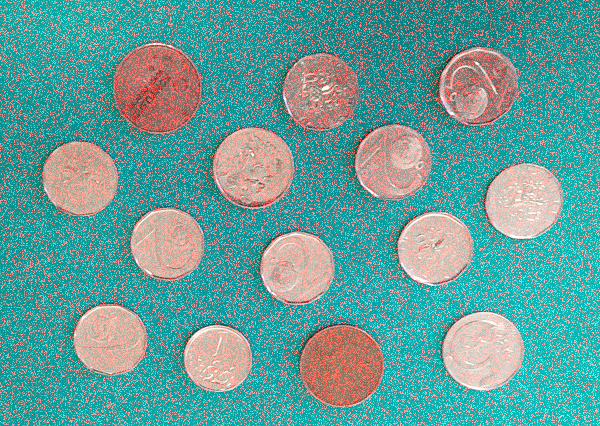
#> input picture cv05/data/pvi_cv05_mince_noise.png, 600 x 426 px
$ python cv05.py
#> lines starting #> are read from the running program, lines starting #| are printed output that depends on the picture; after the words box and inside, x2 and y2 are one past the last pixel; in counts of white or black regions, pixels touching at a corner belong together
import cv2
import numpy as np
import matplotlib.pyplot as plt
from pathlib import Path
from scipy.ndimage import label, center_of_mass


def load_image(path: str):
    img = cv2.imread(path)
    if img is None:
        raise FileNotFoundError(f"Soubor '{path}' nebyl nalezen.")
    img_rgb = cv2.cvtColor(img, cv2.COLOR_BGR2RGB)
    gray = cv2.cvtColor(img, cv2.COLOR_BGR2GRAY)
    hsv = cv2.cvtColor(img, cv2.COLOR_BGR2HSV)
    hue = hsv[:, :, 0]
    return img_rgb, gray, hue


def segment_images(gray, hue, th_gray=150, th_hue=75):
    BWgray = np.where(gray >= th_gray, 1, 0).astype(np.uint8)
    BWhue = np.where(hue < th_hue, 1, 0).astype(np.uint8)
    return BWgray, BWhue


def clean_binary(binary, kernel_size=3):
    kernel = np.ones((kernel_size, kernel_size), np.uint8)
    opened = cv2.morphologyEx(binary, cv2.MORPH_OPEN, kernel)
    return opened


def label_regions(binary):
    labeled, num = label(binary)
    return labeled, num


def compute_region_data(binary, labeled, num_labels):
    centers = center_of_mass(binary, labeled, range(1, num_labels + 1))
    sizes = [(labeled == i).sum() for i in range(1, num_labels + 1)]
    return centers, sizes


def classify_by_size(sizes, centers):
    thresholds = {
        5400: 10,
        4900: 5,
        4000: 2,
        0: 1,
    }

    results = []
    for s, (y, x) in zip(sizes, centers):
        val = next(value for threshold, value in thresholds.items() if s > threshold)
        results.append(((int(x), int(y)), s, val))

    return results


def show_segmentation(gray, hue, BWgray, BWhue):
    plt.figure("Segmentation", figsize=(12, 8))

    plt.subplot(2, 3, 1)
    plt.title("Gray Image")
    plt.imshow(gray, cmap="gray")
    plt.colorbar()

    plt.subplot(2, 3, 2)
    plt.title("Gray Histogram")
    plt.plot(cv2.calcHist([gray], [0], None, [256], [0, 256]))

    plt.subplot(2, 3, 3)
    plt.title("Binary Image from Gray")
    plt.imshow(BWgray, cmap="jet")
    plt.colorbar()

    plt.subplot(2, 3, 4)
    plt.title("Hue Image")
    plt.imshow(hue, cmap="jet")
    plt.colorbar()

    plt.subplot(2, 3, 5)
    plt.title("Hue Histogram")
    plt.plot(cv2.calcHist([hue], [0], None, [180], [0, 180]))

    plt.subplot(2, 3, 6)
    plt.title("Binary Image from Hue")
    plt.imshow(BWhue, cmap="jet")
    plt.colorbar()

    plt.tight_layout()


def show_binary_processing(BWhue, opened, labeled):
    plt.figure("Binary Processing Steps", figsize=(10, 8))

    plt.subplot(2, 2, 1)
    plt.title("Binary Image from Hue")
    plt.imshow(BWhue, cmap="jet")
    plt.colorbar()

    plt.subplot(2, 2, 2)
    plt.title("Binary Image from Hue - Opening")
    plt.imshow(opened, cmap="jet")
    plt.colorbar()

    plt.subplot(2, 2, 3)
    plt.title("Binary Image from Hue - Label")
    plt.imshow(labeled, cmap="jet")
    plt.colorbar()

    plt.subplot(2, 2, 4)
    plt.title("Binary Image from Hue - Centroids")
    plt.imshow(labeled, cmap="jet")
    plt.colorbar()


    centroids = center_of_mass(opened, labeled, range(1, labeled.max() + 1))
    if centroids:
        x_coords = [c[1] for c in centroids]
        y_coords = [c[0] for c in centroids]
        plt.scatter(x_coords, y_coords, color="white", s=40, marker="x", label="Centroids")
        plt.legend()

    plt.tight_layout()
    plt.show()


def show_final(img_rgb, results, labeled):
    plt.figure("Final Output", figsize=(12, 6))
    plt.subplot(1, 2, 1)
    plt.title("Počet pixelů v objektech")
    plt.imshow(img_rgb)
    for (x, y), size, _ in results:
        plt.text(x, y, str(size), color="blue", fontsize=12)

    plt.subplot(1, 2, 2)
    plt.title("Klasifikace mincí podle velikosti")
    plt.imshow(img_rgb)
    for (x, y), _, val in results:
        plt.text(x, y, f"{val} Kč", color="blue", fontsize=12)


    plt.tight_layout()
    plt.show()


def main():
    path = Path("data/pvi_cv05_mince_noise.png")
    img_rgb, gray, hue = load_image(path.as_posix())
#> in load_image, img is the input picture: shape (426, 600, 3); mean B, G, R 154, 157.3, 101.5
#> in load_image, `gray = cv2.cvtColor(img, cv2.COLOR_BGR2GRAY)`:
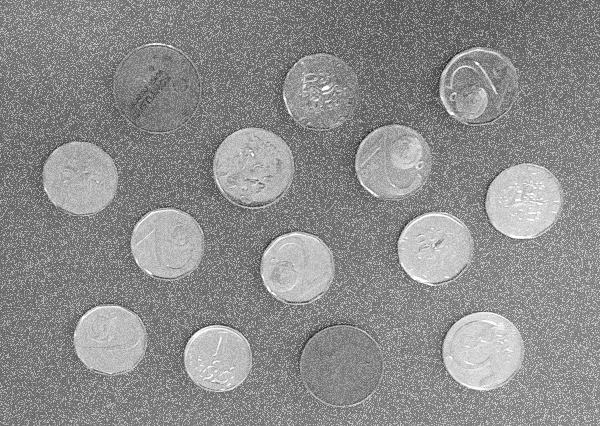
#> gray: shape (426, 600); min 26, max 255, mean 140.3
#> in load_image, `hsv = cv2.cvtColor(img, cv2.COLOR_BGR2HSV)`: hsv: shape (426, 600, 3); mean H, S, V 65.5, 152.1, 178.7
#> in load_image, `hue = hsv[:, :, 0]`:
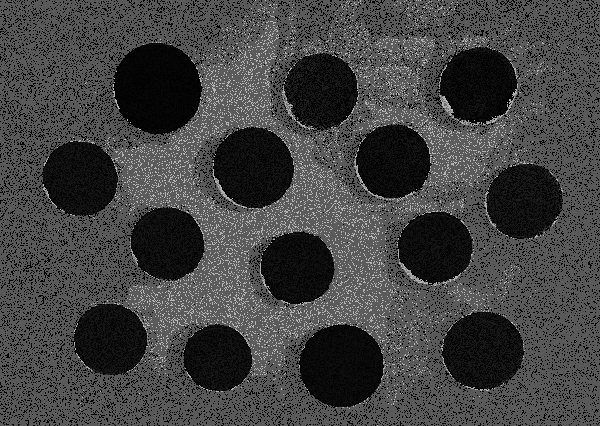
#> hue: shape (426, 600); min 0, max 179, mean 65.5

    BWgray, BWhue = segment_images(gray, hue)
#> in segment_images, `BWgray = np.where(gray >= th_gray, 1, 0).astype(np.uint8)`:
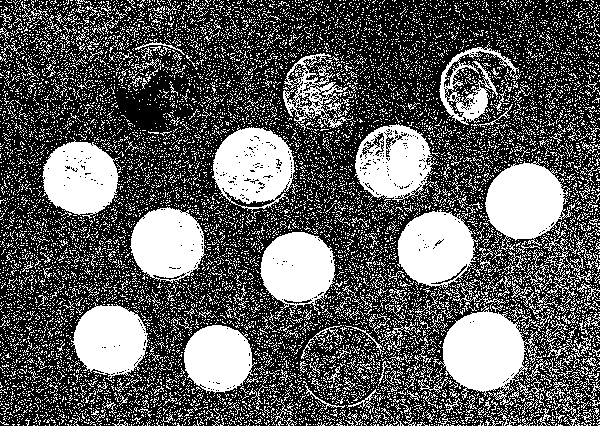
#> BWgray: shape (426, 600); values 0 (black) and 1 (white), 36.7% white; 12285 white regions (11981 under 20 px), largest, box (x1, y1, x2, y2) and area: (433, 303, 542, 405) 5585, (485, 157, 573, 252) 4891, (212, 125, 296, 213) 4762
#> in segment_images, `BWhue = np.where(hue < th_hue, 1, 0).astype(np.uint8)`:
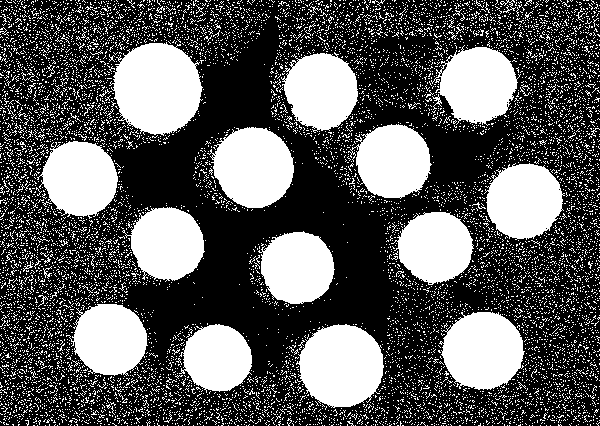
#> BWhue: shape (426, 600); values 0 (black) and 1 (white), 35.4% white; 10446 white regions (10408 under 20 px), largest, box (x1, y1, x2, y2) and area: (109, 42, 203, 136) 6425, (296, 324, 384, 408) 5553, (207, 127, 294, 208) 5078

    show_segmentation(gray, hue, BWgray, BWhue)

    opened = clean_binary(BWhue)
#> in clean_binary, `opened = cv2.morphologyEx(binary, cv2.MORPH_OPEN, kernel)`: opened: shape (426, 600); values 0 (black) and 1 (white), 24.9% white; 14 white regions, largest, box (x1, y1, x2, y2) and area: (114, 43, 202, 134) 6295, (299, 325, 384, 407) 5484, (213, 127, 294, 208) 5017

    labeled, num = label_regions(opened)
#> in label_regions, `labeled, num = label(binary)`:
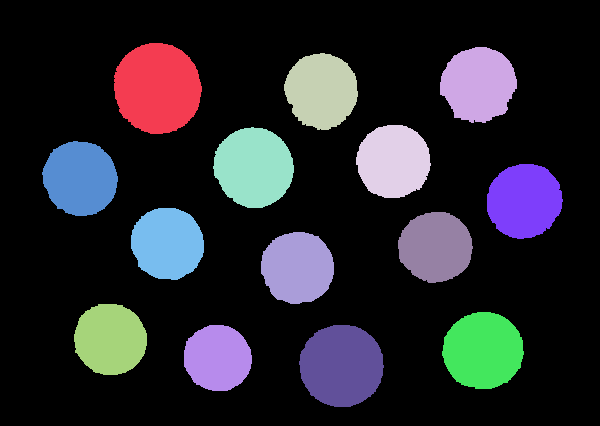
#> labeled: shape (426, 600) int32; 15 distinct labels, from 0 to 14; one colour per label, 0 black
#> in label_regions, `labeled, num = label(binary)`: num = 14
#> num = 14

    centers, sizes = compute_region_data(opened, labeled, num)
#> in compute_region_data, `centers = center_of_mass(binary, labeled, range(1, num_labels + 1))`: centers = [(87.83, 157.1), (83.92, 478.1), (90.36, 321.1), (160.9, 393), (166.9, 253.4), (178, 79.84), (200.5, 523.9), (243.1, 167.1), (246.6, 435.1), (267.3, 297.2), (338.9, 109.9), (350.2, 482.7), (357.6, 217.2), (365.3, 341.2)]
#> in compute_region_data, `sizes = [(labeled == i).sum() for i in range(1, num_labels + 1)]`: sizes = [6295, 4429, 4318, 4304, 5017, 4386, 4454, 4166, 4119, 4157, 4109, 4931, 3563, 5484]

    results = classify_by_size(sizes, centers)
#> the loop in classify_by_size, `for s, (y, x) in zip(sizes, centers):` made 14 passes
#> (s, y, x, val) on passes 1 to 12: (6295, 87.83, 157.1, 10), (4429, 83.92, 478.1, 2), (4318, 90.36, 321.1, 2), (4304, 160.9, 393, 2), (5017, 166.9, 253.4, 5), (4386, 178, 79.84, 2), (4454, 200.5, 523.9, 2), (4166, 243.1, 167.1, 2), (4119, 246.6, 435.1, 2), (4157, 267.3, 297.2, 2), (4109, 338.9, 109.9, 2), (4931, 350.2, 482.7, 5)
#> after the loop in classify_by_size, `for s, (y, x) in zip(sizes, centers):`: results = 14 items
#> results = 14 items

    show_binary_processing(BWhue, opened, labeled)
#> in show_binary_processing, `centroids = center_of_mass(opened, labeled, range(1, labeled.max() + 1))`: centroids has the same summary as centers in compute_region_data
#> in show_binary_processing, `x_coords = [c[1] for c in centroids]`: x_coords = [157.1, 478.1, 321.1, 393, 253.4, 79.84, 523.9, 167.1, 435.1, 297.2, 109.9, 482.7, 217.2, 341.2]
#> in show_binary_processing, `y_coords = [c[0] for c in centroids]`: y_coords = [87.83, 83.92, 90.36, 160.9, 166.9, 178, 200.5, 243.1, 246.6, 267.3, 338.9, 350.2, 357.6, 365.3]
#> in show_binary_processing, `plt.show()`:
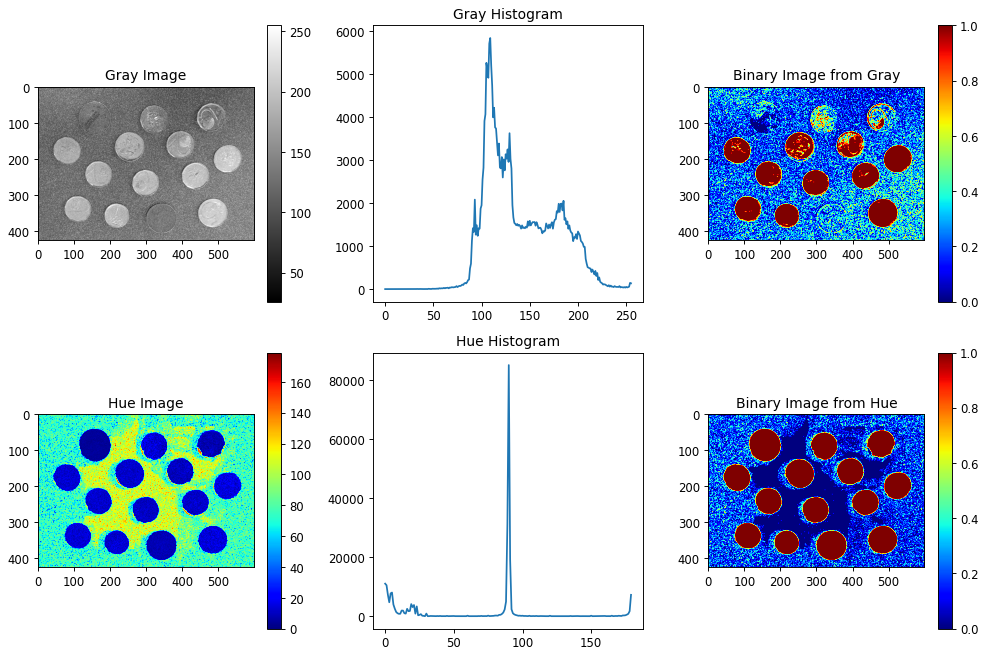
#> figure drawn by matplotlib, 10 panels; panel 3: curve peaks at x = 109, y = 5841; panel 8: curve peaks at x = 90, y = 85124
#> in show_binary_processing, `plt.show()`:
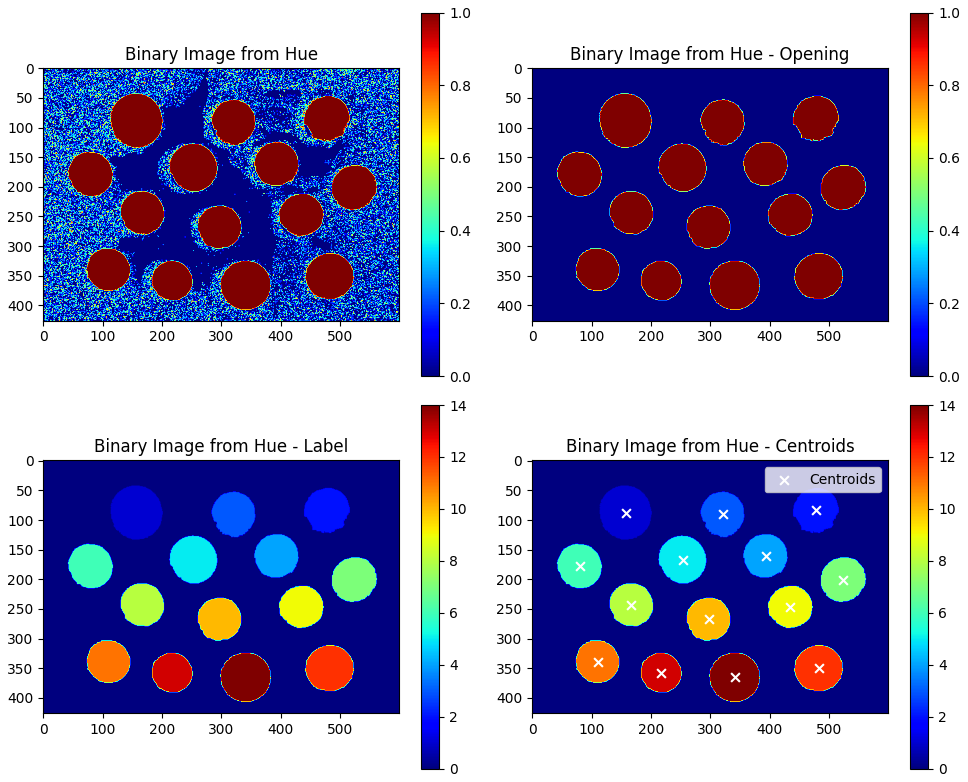
#> figure drawn by matplotlib, 8 panels

    show_final(img_rgb, results, labeled)
#> the loop in show_final, `for (x, y), size, _ in results:` made 14 passes
#> (x, y, size) on passes 1 to 12: (157, 87, 6295), (478, 83, 4429), (321, 90, 4318), (393, 160, 4304), (253, 166, 5017), (79, 177, 4386), (523, 200, 4454), (167, 243, 4166), (435, 246, 4119), (297, 267, 4157), (109, 338, 4109), (482, 350, 4931)
#> the loop in show_final, `for (x, y), _, val in results:` made 14 passes
#> (x, y, val) on passes 1 to 12: (157, 87, 10), (478, 83, 2), (321, 90, 2), (393, 160, 2), (253, 166, 5), (79, 177, 2), (523, 200, 2), (167, 243, 2), (435, 246, 2), (297, 267, 2), (109, 338, 2), (482, 350, 5)


if __name__ == "__main__":
    main()
